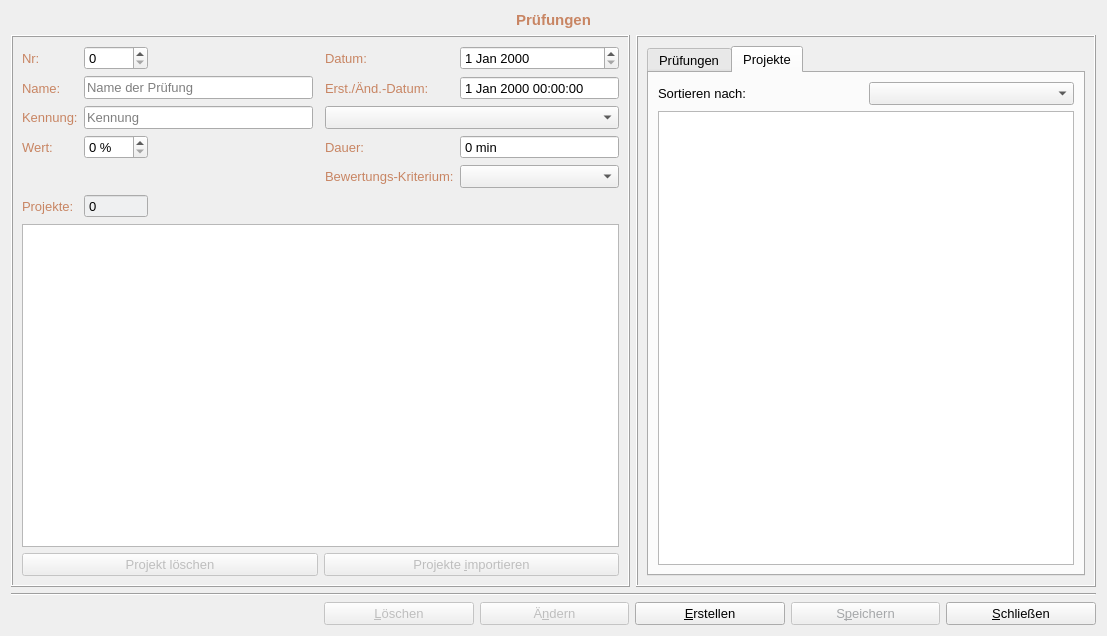
<?xml version="1.0" encoding="UTF-8"?>
<ui version="4.0">
 <class>FormSkills</class>
 <widget class="QWidget" name="FormSkills">
  <property name="geometry">
   <rect>
    <x>0</x>
    <y>0</y>
    <width>1107</width>
    <height>636</height>
   </rect>
  </property>
  <property name="font">
   <font>
    <pointsize>10</pointsize>
   </font>
  </property>
  <property name="windowTitle">
   <string>Form</string>
  </property>
  <layout class="QGridLayout" name="gridLayout_5">
   <item row="0" column="0" colspan="3">
    <widget class="QLabel" name="label">
     <property name="palette">
      <palette>
       <active>
        <colorrole role="WindowText">
         <brush brushstyle="SolidPattern">
          <color alpha="255">
           <red>200</red>
           <green>133</green>
           <blue>99</blue>
          </color>
         </brush>
        </colorrole>
       </active>
       <inactive>
        <colorrole role="WindowText">
         <brush brushstyle="SolidPattern">
          <color alpha="255">
           <red>200</red>
           <green>133</green>
           <blue>99</blue>
          </color>
         </brush>
        </colorrole>
       </inactive>
       <disabled>
        <colorrole role="WindowText">
         <brush brushstyle="SolidPattern">
          <color alpha="255">
           <red>165</red>
           <green>167</green>
           <blue>169</blue>
          </color>
         </brush>
        </colorrole>
       </disabled>
      </palette>
     </property>
     <property name="font">
      <font>
       <pointsize>11</pointsize>
       <weight>75</weight>
       <bold>true</bold>
      </font>
     </property>
     <property name="text">
      <string>Prüfungen</string>
     </property>
     <property name="alignment">
      <set>Qt::AlignCenter</set>
     </property>
    </widget>
   </item>
   <item row="1" column="0" colspan="2">
    <widget class="QFrame" name="frame_2">
     <property name="sizePolicy">
      <sizepolicy hsizetype="Expanding" vsizetype="Preferred">
       <horstretch>0</horstretch>
       <verstretch>0</verstretch>
      </sizepolicy>
     </property>
     <property name="minimumSize">
      <size>
       <width>350</width>
       <height>0</height>
      </size>
     </property>
     <property name="frameShape">
      <enum>QFrame::Box</enum>
     </property>
     <property name="frameShadow">
      <enum>QFrame::Raised</enum>
     </property>
     <layout class="QGridLayout" name="gridLayout_4">
      <item row="0" column="0">
       <widget class="QLabel" name="label_2">
        <property name="palette">
         <palette>
          <active>
           <colorrole role="WindowText">
            <brush brushstyle="SolidPattern">
             <color alpha="255">
              <red>200</red>
              <green>133</green>
              <blue>99</blue>
             </color>
            </brush>
           </colorrole>
          </active>
          <inactive>
           <colorrole role="WindowText">
            <brush brushstyle="SolidPattern">
             <color alpha="255">
              <red>200</red>
              <green>133</green>
              <blue>99</blue>
             </color>
            </brush>
           </colorrole>
          </inactive>
          <disabled>
           <colorrole role="WindowText">
            <brush brushstyle="SolidPattern">
             <color alpha="255">
              <red>165</red>
              <green>167</green>
              <blue>169</blue>
             </color>
            </brush>
           </colorrole>
          </disabled>
         </palette>
        </property>
        <property name="text">
         <string>Nr:</string>
        </property>
       </widget>
      </item>
      <item row="0" column="1">
       <widget class="QSpinBox" name="nrBox"/>
      </item>
      <item row="0" column="2">
       <spacer name="horizontalSpacer_4">
        <property name="orientation">
         <enum>Qt::Horizontal</enum>
        </property>
        <property name="sizeHint" stdset="0">
         <size>
          <width>40</width>
          <height>20</height>
         </size>
        </property>
       </spacer>
      </item>
      <item row="1" column="0">
       <widget class="QLabel" name="label_3">
        <property name="palette">
         <palette>
          <active>
           <colorrole role="WindowText">
            <brush brushstyle="SolidPattern">
             <color alpha="255">
              <red>200</red>
              <green>133</green>
              <blue>99</blue>
             </color>
            </brush>
           </colorrole>
          </active>
          <inactive>
           <colorrole role="WindowText">
            <brush brushstyle="SolidPattern">
             <color alpha="255">
              <red>200</red>
              <green>133</green>
              <blue>99</blue>
             </color>
            </brush>
           </colorrole>
          </inactive>
          <disabled>
           <colorrole role="WindowText">
            <brush brushstyle="SolidPattern">
             <color alpha="255">
              <red>165</red>
              <green>167</green>
              <blue>169</blue>
             </color>
            </brush>
           </colorrole>
          </disabled>
         </palette>
        </property>
        <property name="text">
         <string>Name:</string>
        </property>
       </widget>
      </item>
      <item row="0" column="4">
       <widget class="QLabel" name="label_7">
        <property name="palette">
         <palette>
          <active>
           <colorrole role="WindowText">
            <brush brushstyle="SolidPattern">
             <color alpha="255">
              <red>200</red>
              <green>133</green>
              <blue>99</blue>
             </color>
            </brush>
           </colorrole>
          </active>
          <inactive>
           <colorrole role="WindowText">
            <brush brushstyle="SolidPattern">
             <color alpha="255">
              <red>200</red>
              <green>133</green>
              <blue>99</blue>
             </color>
            </brush>
           </colorrole>
          </inactive>
          <disabled>
           <colorrole role="WindowText">
            <brush brushstyle="SolidPattern">
             <color alpha="255">
              <red>165</red>
              <green>167</green>
              <blue>169</blue>
             </color>
            </brush>
           </colorrole>
          </disabled>
         </palette>
        </property>
        <property name="text">
         <string>Datum:</string>
        </property>
       </widget>
      </item>
      <item row="0" column="5">
       <widget class="QDateEdit" name="dateEdit"/>
      </item>
      <item row="2" column="1" colspan="2">
       <widget class="QLineEdit" name="kennungEdit">
        <property name="toolTip">
         <string>&lt;html&gt;&lt;head/&gt;&lt;body&gt;&lt;p&gt;Die Kennung sollte den Kennungen der Projekten, die den Prüfungen zugeordnet werden,  entsprechen!&lt;/p&gt;&lt;/body&gt;&lt;/html&gt;</string>
        </property>
        <property name="placeholderText">
         <string>Kennung</string>
        </property>
       </widget>
      </item>
      <item row="3" column="1">
       <widget class="QSpinBox" name="wertBox">
        <property name="toolTip">
         <string>&lt;html&gt;&lt;head/&gt;&lt;body&gt;&lt;p&gt;Die Gewichtung in der gesamten Prüfung in %.&lt;/p&gt;&lt;/body&gt;&lt;/html&gt;</string>
        </property>
        <property name="suffix">
         <string> %</string>
        </property>
        <property name="maximum">
         <number>100</number>
        </property>
       </widget>
      </item>
      <item row="3" column="0">
       <widget class="QLabel" name="label_9">
        <property name="palette">
         <palette>
          <active>
           <colorrole role="WindowText">
            <brush brushstyle="SolidPattern">
             <color alpha="255">
              <red>200</red>
              <green>133</green>
              <blue>99</blue>
             </color>
            </brush>
           </colorrole>
          </active>
          <inactive>
           <colorrole role="WindowText">
            <brush brushstyle="SolidPattern">
             <color alpha="255">
              <red>200</red>
              <green>133</green>
              <blue>99</blue>
             </color>
            </brush>
           </colorrole>
          </inactive>
          <disabled>
           <colorrole role="WindowText">
            <brush brushstyle="SolidPattern">
             <color alpha="255">
              <red>165</red>
              <green>167</green>
              <blue>169</blue>
             </color>
            </brush>
           </colorrole>
          </disabled>
         </palette>
        </property>
        <property name="text">
         <string>Wert:</string>
        </property>
       </widget>
      </item>
      <item row="1" column="1" colspan="2">
       <widget class="QLineEdit" name="nameEdit">
        <property name="placeholderText">
         <string>Name der Prüfung</string>
        </property>
       </widget>
      </item>
      <item row="2" column="0">
       <widget class="QLabel" name="label_4">
        <property name="palette">
         <palette>
          <active>
           <colorrole role="WindowText">
            <brush brushstyle="SolidPattern">
             <color alpha="255">
              <red>200</red>
              <green>133</green>
              <blue>99</blue>
             </color>
            </brush>
           </colorrole>
          </active>
          <inactive>
           <colorrole role="WindowText">
            <brush brushstyle="SolidPattern">
             <color alpha="255">
              <red>200</red>
              <green>133</green>
              <blue>99</blue>
             </color>
            </brush>
           </colorrole>
          </inactive>
          <disabled>
           <colorrole role="WindowText">
            <brush brushstyle="SolidPattern">
             <color alpha="255">
              <red>165</red>
              <green>167</green>
              <blue>169</blue>
             </color>
            </brush>
           </colorrole>
          </disabled>
         </palette>
        </property>
        <property name="text">
         <string>Kennung:</string>
        </property>
       </widget>
      </item>
      <item row="6" column="1">
       <widget class="QSpinBox" name="countProjekteBox">
        <property name="palette">
         <palette>
          <active>
           <colorrole role="Base">
            <brush brushstyle="SolidPattern">
             <color alpha="255">
              <red>239</red>
              <green>240</green>
              <blue>241</blue>
             </color>
            </brush>
           </colorrole>
          </active>
          <inactive>
           <colorrole role="Base">
            <brush brushstyle="SolidPattern">
             <color alpha="255">
              <red>239</red>
              <green>240</green>
              <blue>241</blue>
             </color>
            </brush>
           </colorrole>
          </inactive>
          <disabled>
           <colorrole role="Base">
            <brush brushstyle="SolidPattern">
             <color alpha="255">
              <red>241</red>
              <green>241</green>
              <blue>241</blue>
             </color>
            </brush>
           </colorrole>
          </disabled>
         </palette>
        </property>
        <property name="readOnly">
         <bool>true</bool>
        </property>
        <property name="buttonSymbols">
         <enum>QAbstractSpinBox::NoButtons</enum>
        </property>
       </widget>
      </item>
      <item row="6" column="5">
       <spacer name="horizontalSpacer_3">
        <property name="orientation">
         <enum>Qt::Horizontal</enum>
        </property>
        <property name="sizeHint" stdset="0">
         <size>
          <width>86</width>
          <height>20</height>
         </size>
        </property>
       </spacer>
      </item>
      <item row="6" column="0">
       <widget class="QLabel" name="label_6">
        <property name="palette">
         <palette>
          <active>
           <colorrole role="WindowText">
            <brush brushstyle="SolidPattern">
             <color alpha="255">
              <red>200</red>
              <green>133</green>
              <blue>99</blue>
             </color>
            </brush>
           </colorrole>
          </active>
          <inactive>
           <colorrole role="WindowText">
            <brush brushstyle="SolidPattern">
             <color alpha="255">
              <red>200</red>
              <green>133</green>
              <blue>99</blue>
             </color>
            </brush>
           </colorrole>
          </inactive>
          <disabled>
           <colorrole role="WindowText">
            <brush brushstyle="SolidPattern">
             <color alpha="255">
              <red>165</red>
              <green>167</green>
              <blue>169</blue>
             </color>
            </brush>
           </colorrole>
          </disabled>
         </palette>
        </property>
        <property name="text">
         <string>Projekte:</string>
        </property>
       </widget>
      </item>
      <item row="7" column="0" colspan="6">
       <widget class="QTableWidget" name="skillProjektTable">
        <property name="enabled">
         <bool>true</bool>
        </property>
       </widget>
      </item>
      <item row="2" column="4" colspan="2">
       <widget class="QComboBox" name="kennungBox">
        <property name="toolTip">
         <string>&lt;html&gt;&lt;head/&gt;&lt;body&gt;&lt;p&gt;Die zur Verfügung stehenden Kennungen.&lt;/p&gt;&lt;/body&gt;&lt;/html&gt;</string>
        </property>
       </widget>
      </item>
      <item row="8" column="0" colspan="6">
       <layout class="QHBoxLayout" name="horizontalLayout_3">
        <item>
         <widget class="QPushButton" name="deleteSkillProjektButton">
          <property name="enabled">
           <bool>false</bool>
          </property>
          <property name="text">
           <string>Projekt löschen</string>
          </property>
         </widget>
        </item>
        <item>
         <widget class="QPushButton" name="importProjekteButton">
          <property name="enabled">
           <bool>false</bool>
          </property>
          <property name="text">
           <string>Projekte &amp;importieren</string>
          </property>
         </widget>
        </item>
       </layout>
      </item>
      <item row="1" column="5">
       <widget class="QDateTimeEdit" name="dateTimeEdit">
        <property name="readOnly">
         <bool>true</bool>
        </property>
        <property name="buttonSymbols">
         <enum>QAbstractSpinBox::NoButtons</enum>
        </property>
       </widget>
      </item>
      <item row="6" column="2" colspan="3">
       <spacer name="horizontalSpacer_2">
        <property name="orientation">
         <enum>Qt::Horizontal</enum>
        </property>
        <property name="sizeHint" stdset="0">
         <size>
          <width>68</width>
          <height>20</height>
         </size>
        </property>
       </spacer>
      </item>
      <item row="3" column="5">
       <widget class="QSpinBox" name="durationBox">
        <property name="toolTip">
         <string>&lt;html&gt;&lt;head/&gt;&lt;body&gt;&lt;p&gt;Wird automatisch berechnet. &lt;/p&gt;&lt;p&gt;Abhängig von den Projekten.&lt;/p&gt;&lt;/body&gt;&lt;/html&gt;</string>
        </property>
        <property name="readOnly">
         <bool>true</bool>
        </property>
        <property name="buttonSymbols">
         <enum>QAbstractSpinBox::NoButtons</enum>
        </property>
        <property name="suffix">
         <string> min</string>
        </property>
        <property name="prefix">
         <string/>
        </property>
        <property name="maximum">
         <number>999</number>
        </property>
       </widget>
      </item>
      <item row="3" column="4">
       <widget class="QLabel" name="label_10">
        <property name="palette">
         <palette>
          <active>
           <colorrole role="WindowText">
            <brush brushstyle="SolidPattern">
             <color alpha="255">
              <red>200</red>
              <green>133</green>
              <blue>99</blue>
             </color>
            </brush>
           </colorrole>
          </active>
          <inactive>
           <colorrole role="WindowText">
            <brush brushstyle="SolidPattern">
             <color alpha="255">
              <red>200</red>
              <green>133</green>
              <blue>99</blue>
             </color>
            </brush>
           </colorrole>
          </inactive>
          <disabled>
           <colorrole role="WindowText">
            <brush brushstyle="SolidPattern">
             <color alpha="255">
              <red>120</red>
              <green>120</green>
              <blue>120</blue>
             </color>
            </brush>
           </colorrole>
          </disabled>
         </palette>
        </property>
        <property name="text">
         <string>Dauer:</string>
        </property>
       </widget>
      </item>
      <item row="4" column="4">
       <widget class="QLabel" name="label_11">
        <property name="palette">
         <palette>
          <active>
           <colorrole role="WindowText">
            <brush brushstyle="SolidPattern">
             <color alpha="255">
              <red>200</red>
              <green>133</green>
              <blue>99</blue>
             </color>
            </brush>
           </colorrole>
          </active>
          <inactive>
           <colorrole role="WindowText">
            <brush brushstyle="SolidPattern">
             <color alpha="255">
              <red>200</red>
              <green>133</green>
              <blue>99</blue>
             </color>
            </brush>
           </colorrole>
          </inactive>
          <disabled>
           <colorrole role="WindowText">
            <brush brushstyle="SolidPattern">
             <color alpha="255">
              <red>120</red>
              <green>120</green>
              <blue>120</blue>
             </color>
            </brush>
           </colorrole>
          </disabled>
         </palette>
        </property>
        <property name="text">
         <string>Bewertungs-Kriterium:</string>
        </property>
       </widget>
      </item>
      <item row="1" column="4">
       <widget class="QLabel" name="label_5">
        <property name="palette">
         <palette>
          <active>
           <colorrole role="WindowText">
            <brush brushstyle="SolidPattern">
             <color alpha="255">
              <red>200</red>
              <green>133</green>
              <blue>99</blue>
             </color>
            </brush>
           </colorrole>
          </active>
          <inactive>
           <colorrole role="WindowText">
            <brush brushstyle="SolidPattern">
             <color alpha="255">
              <red>200</red>
              <green>133</green>
              <blue>99</blue>
             </color>
            </brush>
           </colorrole>
          </inactive>
          <disabled>
           <colorrole role="WindowText">
            <brush brushstyle="SolidPattern">
             <color alpha="255">
              <red>165</red>
              <green>167</green>
              <blue>169</blue>
             </color>
            </brush>
           </colorrole>
          </disabled>
         </palette>
        </property>
        <property name="text">
         <string>Erst./Änd.-Datum:</string>
        </property>
       </widget>
      </item>
      <item row="4" column="5">
       <widget class="QComboBox" name="criteriaBox"/>
      </item>
     </layout>
    </widget>
   </item>
   <item row="1" column="2">
    <widget class="QFrame" name="frame">
     <property name="sizePolicy">
      <sizepolicy hsizetype="Preferred" vsizetype="Preferred">
       <horstretch>0</horstretch>
       <verstretch>0</verstretch>
      </sizepolicy>
     </property>
     <property name="maximumSize">
      <size>
       <width>460</width>
       <height>16777215</height>
      </size>
     </property>
     <property name="frameShape">
      <enum>QFrame::Box</enum>
     </property>
     <property name="frameShadow">
      <enum>QFrame::Raised</enum>
     </property>
     <layout class="QGridLayout" name="gridLayout_3">
      <item row="0" column="0">
       <widget class="QTabWidget" name="tabWidget">
        <property name="currentIndex">
         <number>1</number>
        </property>
        <widget class="QWidget" name="tab">
         <attribute name="title">
          <string>Prüfungen</string>
         </attribute>
         <layout class="QGridLayout" name="gridLayout">
          <item row="0" column="0">
           <widget class="QTableWidget" name="skillTable"/>
          </item>
         </layout>
        </widget>
        <widget class="QWidget" name="tab_2">
         <attribute name="title">
          <string>Projekte</string>
         </attribute>
         <layout class="QGridLayout" name="gridLayout_2">
          <item row="0" column="0">
           <widget class="QLabel" name="label_8">
            <property name="text">
             <string>Sortieren nach:</string>
            </property>
           </widget>
          </item>
          <item row="0" column="1">
           <widget class="QComboBox" name="sortKennunBox">
            <property name="toolTip">
             <string>&lt;html&gt;&lt;head/&gt;&lt;body&gt;&lt;p&gt;Sortierung nach Kennung.&lt;/p&gt;&lt;/body&gt;&lt;/html&gt;</string>
            </property>
           </widget>
          </item>
          <item row="1" column="0" colspan="2">
           <widget class="QTableWidget" name="projektTable"/>
          </item>
         </layout>
        </widget>
       </widget>
      </item>
     </layout>
    </widget>
   </item>
   <item row="2" column="0" colspan="3">
    <widget class="Line" name="line">
     <property name="orientation">
      <enum>Qt::Horizontal</enum>
     </property>
    </widget>
   </item>
   <item row="3" column="1" colspan="2">
    <layout class="QHBoxLayout" name="horizontalLayout">
     <item>
      <widget class="QPushButton" name="deleteButton">
       <property name="enabled">
        <bool>false</bool>
       </property>
       <property name="text">
        <string>&amp;Löschen</string>
       </property>
      </widget>
     </item>
     <item>
      <widget class="QPushButton" name="changeButton">
       <property name="enabled">
        <bool>false</bool>
       </property>
       <property name="text">
        <string>Ä&amp;ndern</string>
       </property>
      </widget>
     </item>
     <item>
      <widget class="QPushButton" name="createButton">
       <property name="text">
        <string>&amp;Erstellen</string>
       </property>
      </widget>
     </item>
     <item>
      <widget class="QPushButton" name="saveButton">
       <property name="enabled">
        <bool>false</bool>
       </property>
       <property name="palette">
        <palette>
         <active>
          <colorrole role="ButtonText">
           <brush brushstyle="SolidPattern">
            <color alpha="255">
             <red>170</red>
             <green>0</green>
             <blue>0</blue>
            </color>
           </brush>
          </colorrole>
         </active>
         <inactive>
          <colorrole role="ButtonText">
           <brush brushstyle="SolidPattern">
            <color alpha="255">
             <red>170</red>
             <green>0</green>
             <blue>0</blue>
            </color>
           </brush>
          </colorrole>
         </inactive>
         <disabled>
          <colorrole role="ButtonText">
           <brush brushstyle="SolidPattern">
            <color alpha="255">
             <red>165</red>
             <green>167</green>
             <blue>169</blue>
            </color>
           </brush>
          </colorrole>
         </disabled>
        </palette>
       </property>
       <property name="text">
        <string>S&amp;peichern</string>
       </property>
      </widget>
     </item>
     <item>
      <widget class="QPushButton" name="closeButton">
       <property name="text">
        <string>&amp;Schließen</string>
       </property>
      </widget>
     </item>
    </layout>
   </item>
  </layout>
 </widget>
 <tabstops>
  <tabstop>nrBox</tabstop>
  <tabstop>dateEdit</tabstop>
  <tabstop>nameEdit</tabstop>
  <tabstop>kennungBox</tabstop>
  <tabstop>kennungEdit</tabstop>
  <tabstop>saveButton</tabstop>
  <tabstop>skillProjektTable</tabstop>
  <tabstop>closeButton</tabstop>
  <tabstop>changeButton</tabstop>
  <tabstop>deleteButton</tabstop>
  <tabstop>createButton</tabstop>
  <tabstop>countProjekteBox</tabstop>
  <tabstop>skillTable</tabstop>
  <tabstop>projektTable</tabstop>
  <tabstop>tabWidget</tabstop>
 </tabstops>
 <resources/>
 <connections/>
</ui>
